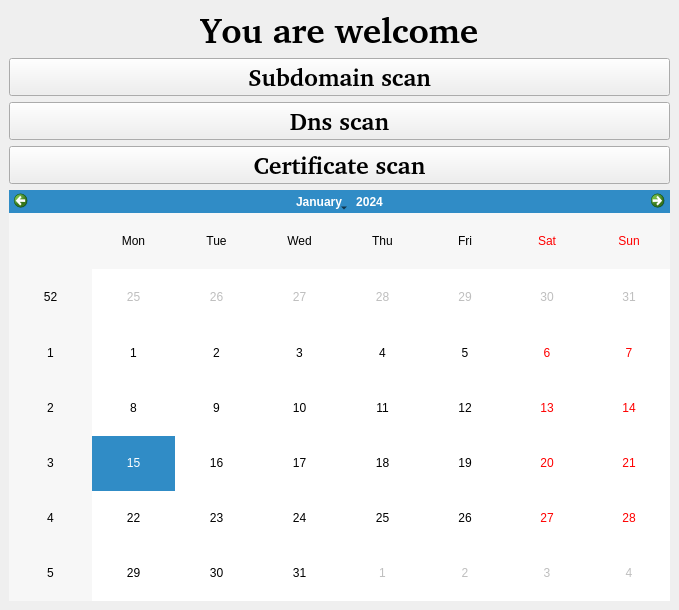
<?xml version="1.0" encoding="UTF-8"?>
<ui version="4.0">
 <class>MainWindow</class>
 <widget class="QMainWindow" name="MainWindow">
  <property name="geometry">
   <rect>
    <x>0</x>
    <y>0</y>
    <width>679</width>
    <height>610</height>
   </rect>
  </property>
  <property name="windowTitle">
   <string>MainWindow</string>
  </property>
  <widget class="QWidget" name="centralwidget">
   <layout class="QVBoxLayout" name="verticalLayout_2">
    <item alignment="Qt::AlignHCenter">
     <widget class="QLabel" name="labelWelcome">
      <property name="font">
       <font>
        <family>Nimbus Mono PS [urw]</family>
        <pointsize>26</pointsize>
        <weight>75</weight>
        <bold>true</bold>
       </font>
      </property>
      <property name="text">
       <string>You are welcome</string>
      </property>
     </widget>
    </item>
    <item>
     <layout class="QVBoxLayout" name="verticalLayout">
      <item>
       <widget class="QPushButton" name="subdomainButton">
        <property name="font">
         <font>
          <family>Nimbus Mono PS [urw]</family>
          <pointsize>18</pointsize>
          <weight>75</weight>
          <bold>true</bold>
         </font>
        </property>
        <property name="text">
         <string>Subdomain scan</string>
        </property>
       </widget>
      </item>
      <item>
       <widget class="QPushButton" name="dnsButton">
        <property name="font">
         <font>
          <family>Nimbus Mono PS [urw]</family>
          <pointsize>18</pointsize>
          <weight>75</weight>
          <bold>true</bold>
         </font>
        </property>
        <property name="text">
         <string>Dns scan</string>
        </property>
       </widget>
      </item>
      <item>
       <widget class="QPushButton" name="CertificateButton">
        <property name="font">
         <font>
          <family>Nimbus Mono PS [urw]</family>
          <pointsize>18</pointsize>
          <weight>75</weight>
          <bold>true</bold>
         </font>
        </property>
        <property name="text">
         <string>Certificate scan</string>
        </property>
       </widget>
      </item>
     </layout>
    </item>
    <item>
     <widget class="QCalendarWidget" name="calendarWidget"/>
    </item>
   </layout>
  </widget>
 </widget>
 <resources/>
 <connections/>
</ui>
